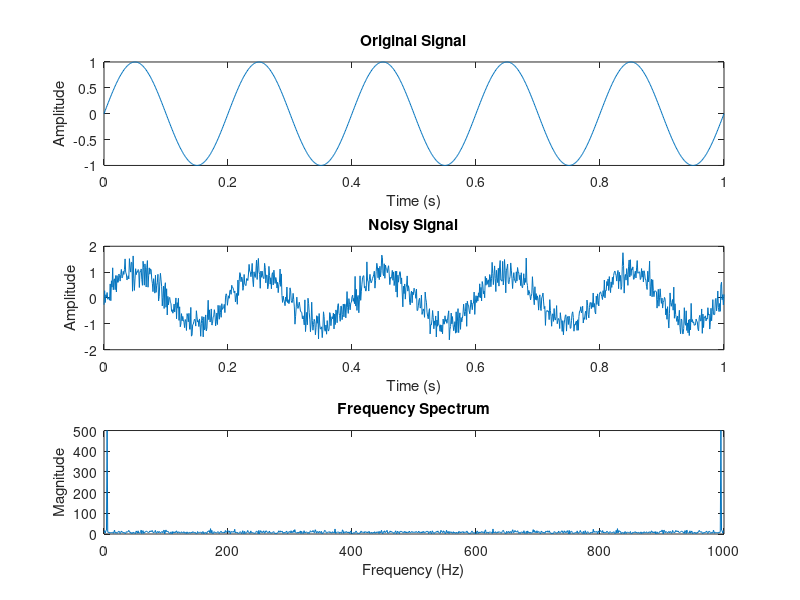

MATLAB code to generate this figure:
clc;
clear;
close all;

% Sampling parameters
fs = 1000;              % Sampling frequency (Hz)
t = 0:1/fs:1;           % Time vector (1 second)

% Signal generation
signal = sin(2*pi*5*t); % 5 Hz sine wave

% Noise addition
noise = 0.3 * randn(size(t));
noisy_signal = signal + noise;

% Plot time domain signals
figure;
subplot(3,1,1);
plot(t, signal);
title('Original Signal');
xlabel('Time (s)');
ylabel('Amplitude');

subplot(3,1,2);
plot(t, noisy_signal);
title('Noisy Signal');
xlabel('Time (s)');
ylabel('Amplitude');

% Frequency analysis using FFT
N = length(noisy_signal);
Y = fft(noisy_signal);
f = (0:N-1)*(fs/N);

subplot(3,1,3);
plot(f, abs(Y));
title('Frequency Spectrum');
xlabel('Frequency (Hz)');
ylabel('Magnitude');
